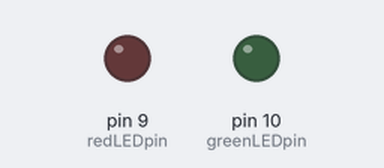
Simulated run of this sketch. Board: Arduino Uno, built with avr-gcc and run on an emulated ATmega328P. Shown: output pins drawn as LEDs (lit = HIGH).

Above: at 0.6 s.
At 5.12 s:
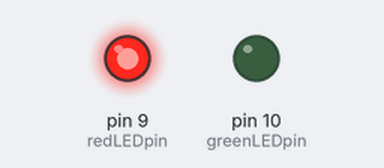
At 10.3 s:
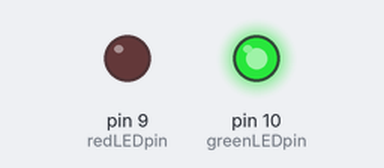
Timing chart, 0 to 14.3 s (numbered marks = the images above):
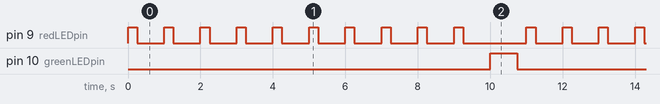

Measured:
- by itself, pin 9 (redLEDpin): repeats every 11.0 s: 9 × (LOW 0.75 s, HIGH 0.25 s), LOW 1.8 s, HIGH 0.25 s
- by itself, pin 10 (greenLEDpin): alternates HIGH for 0.75 s and LOW for 10.3 s
- by itself, everything shown: repeats every 11.0 s, in 22 steps

The sketch:

redgreenLED.ino
```cpp
int redLEDpin=9; // pin 9 as output to red LED
int greenLEDpin=10; // pin 10 as output to green LED
int redOnTime=250; // red LED on time
int redOffTime=750; // red LED off time
int greenOnTime=750; // green LED on time
int greenOffTime=250; // green LED off time
int numRedBlink=10; // number of times to blink red LED
void setup() {
  // put your setup code here, to run once:
  pinMode(redLEDpin,OUTPUT);
  pinMode(greenLEDpin,OUTPUT);
}

void loop() {
  // put your main code here, to run repeatedly:
  int i;
  for(i=0;i<numRedBlink;i++)
  {
    digitalWrite(redLEDpin,HIGH);
    delay(redOnTime);
    digitalWrite(redLEDpin,LOW);
    delay(redOffTime);
  }
  digitalWrite(greenLEDpin,HIGH);
  delay(greenOnTime);
  digitalWrite(greenLEDpin,LOW);
  delay(greenOffTime);
}
```
